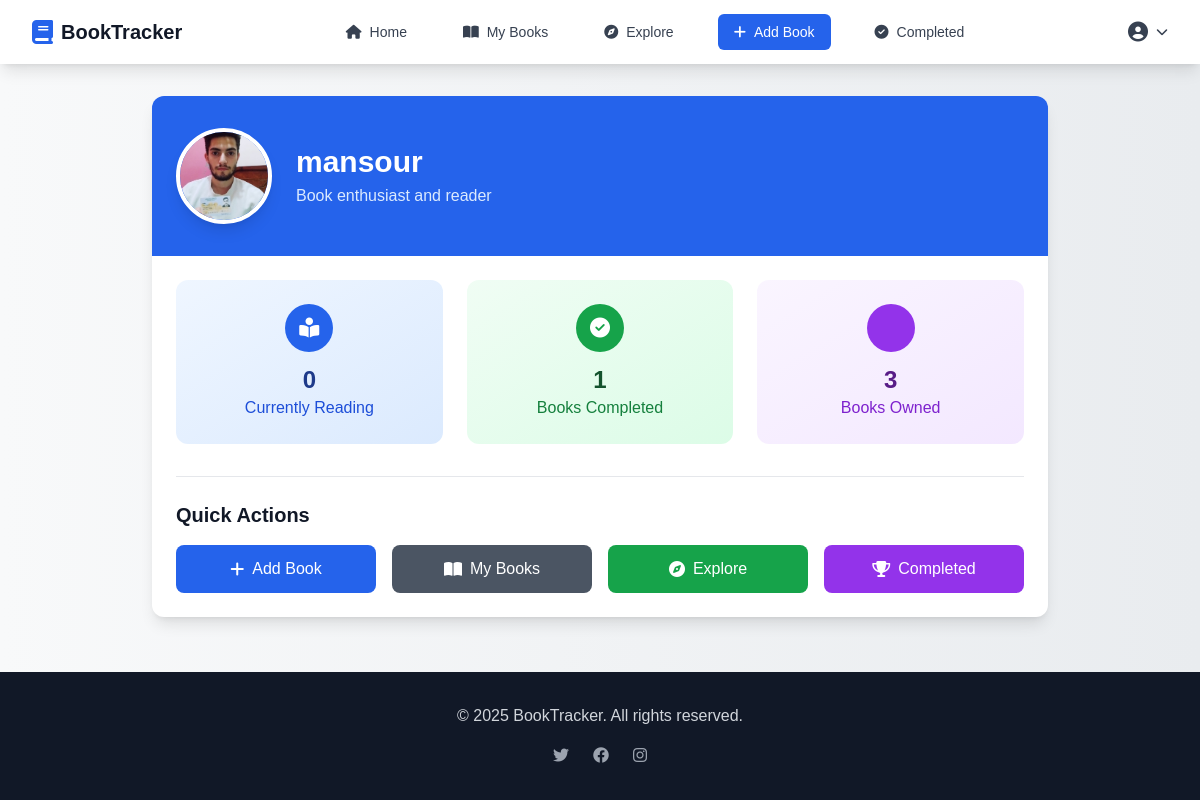
The app's page /profile (signed in) with its own data.
### web/models.py (models this page shows, shortened)
class User(db.Model):
    id = db.Column(db.Integer, primary_key=True)
    username = db.Column(db.String(150), unique=True, nullable=False)
    email = db.Column(db.String(150), unique=True, nullable=False)
    password = db.Column(db.String(150), nullable=False)
    cover_image_url = db.Column(db.String(500), nullable=False)
    currently_reading_books = db.relationship(
        'book',
        secondary=currently_reading,
        back_populates='reader_users'
    )
    completed_books = db.relationship(
        'book',
        secondary=completed_books,
        back_populates='completed_by_users'
    )
    followers = db.relationship(
        'User', secondary=followers,
        primaryjoin=(followers.c.follower_id == id),
        secondaryjoin=(followers.c.followed_id == id),
        backref=db.backref('followed_by', lazy='dynamic'),
        lazy='dynamic'
    )
    books = db.relationship('book', back_populates='owner')

### web/views.py (the view)
@views.route('profile', methods=["GET"])
def profile():
    if session.get("user_id"):
        user_id = session["user_id"]
        user = User.query.filter_by(id=user_id).first()
        current_reading_books_number = len(user.currently_reading_books)
        completed_books_number = len(user.completed_books)
        my_books_number = len(user.books)
        return render_template(
            "profile.html",
            user=user,
            current_reading_books_number=current_reading_books_number,
            completed_books_number=completed_books_number,
            my_books_number=my_books_number,
            )
    else:
        return redirect(url_for('auth.login'))

### web/templates/profile.html (shortened to what this page needs)
{% extends 'home.html'%}
{% block container %}
<div class="max-w-4xl mx-auto">
  <div class="bg-white rounded-xl shadow-lg overflow-hidden">
    <div class="bg-gradient-to-r from-primary-600 to-blue-600 px-6 py-8">
      <div class="flex items-center space-x-6">
        <img src="{{url_for('static', filename=user.cover_image_url)}}" alt="{{user.username}}" class="w-24 h-24 rounded-full border-4 border-white shadow-lg object-cover">
        <div>
          <h1 class="text-3xl font-bold text-white">{{user.username}}</h1>
          <p class="text-blue-100 mt-1">Book enthusiast and reader</p>
        </div>
      </div>
    </div>
    <div class="p-6">
      <div class="grid grid-cols-1 md:grid-cols-3 gap-6 mb-8">
        <div class="bg-gradient-to-br from-blue-50 to-blue-100 rounded-xl p-6 text-center">
          <div class="w-12 h-12 bg-blue-600 rounded-full flex items-center justify-center mx-auto mb-3">
            <i class="fas fa-book-reader text-white text-xl"></i>
          </div>
          <h3 class="text-2xl font-bold text-blue-900">{{current_reading_books_number}}</h3>
          <p class="text-blue-700 font-medium">Currently Reading</p>
        </div>
        <div class="bg-gradient-to-br from-green-50 to-green-100 rounded-xl p-6 text-center">
          <div class="w-12 h-12 bg-green-600 rounded-full flex items-center justify-center mx-auto mb-3">
            <i class="fas fa-check-circle text-white text-xl"></i>
          </div>
          <h3 class="text-2xl font-bold text-green-900">{{completed_books_number}}</h3>
          <p class="text-green-700 font-medium">Books Completed</p>
        </div>
        <div class="bg-gradient-to-br from-purple-50 to-purple-100 rounded-xl p-6 text-center">
          <div class="w-12 h-12 bg-purple-600 rounded-full flex items-center justify-center mx-auto mb-3">
          </div>
          <h3 class="text-2xl font-bold text-purple-900">{{my_books_number}}</h3>
          <p class="text-purple-700 font-medium">Books Owned</p>
        </div>
      </div>
      <div class="border-t pt-6">
        <h2 class="text-xl font-bold text-gray-900 mb-4">Quick Actions</h2>
        <div class="grid grid-cols-1 sm:grid-cols-2 lg:grid-cols-4 gap-4">
          <a href="{{url_for('views.addBook')}}" class="flex items-center justify-center px-4 py-3 bg-primary-600 text-white rounded-lg hover:bg-primary-700 transition-colors">
            <i class="fas fa-plus mr-2"></i>Add Book
          </a>
          <a href="{{url_for('views.MyBooks')}}" class="flex items-center justify-center px-4 py-3 bg-gray-600 text-white rounded-lg hover:bg-gray-700 transition-colors">
            <i class="fas fa-book-open mr-2"></i>My Books
          </a>
          <a href="{{url_for('views.explore')}}" class="flex items-center justify-center px-4 py-3 bg-green-600 text-white rounded-lg hover:bg-green-700 transition-colors">
            <i class="fas fa-compass mr-2"></i>Explore
          </a>
          <a href="{{url_for('views.completedBooks')}}" class="flex items-center justify-center px-4 py-3 bg-purple-600 text-white rounded-lg hover:bg-purple-700 transition-colors">
            <i class="fas fa-trophy mr-2"></i>Completed
          </a>
        </div>
      </div>
    </div>
  </div>
</div>
{% endblock %}

### web/static/css/style.css (style rules this page uses)
body { font-family: "Hanken Grotesk", sans-serif; background: linear-gradient(to right, #f8f9fa, #e9ecef); color: #343a40; min-height: 100vh; display: flex; flex-direction: column; }

### records on screen
User: cover_image_url (picture), username "mansour"

### other values on screen
{{ current_reading_books_number }} "0"
{{ completed_books_number }} "1"
{{ my_books_number }} "3"
